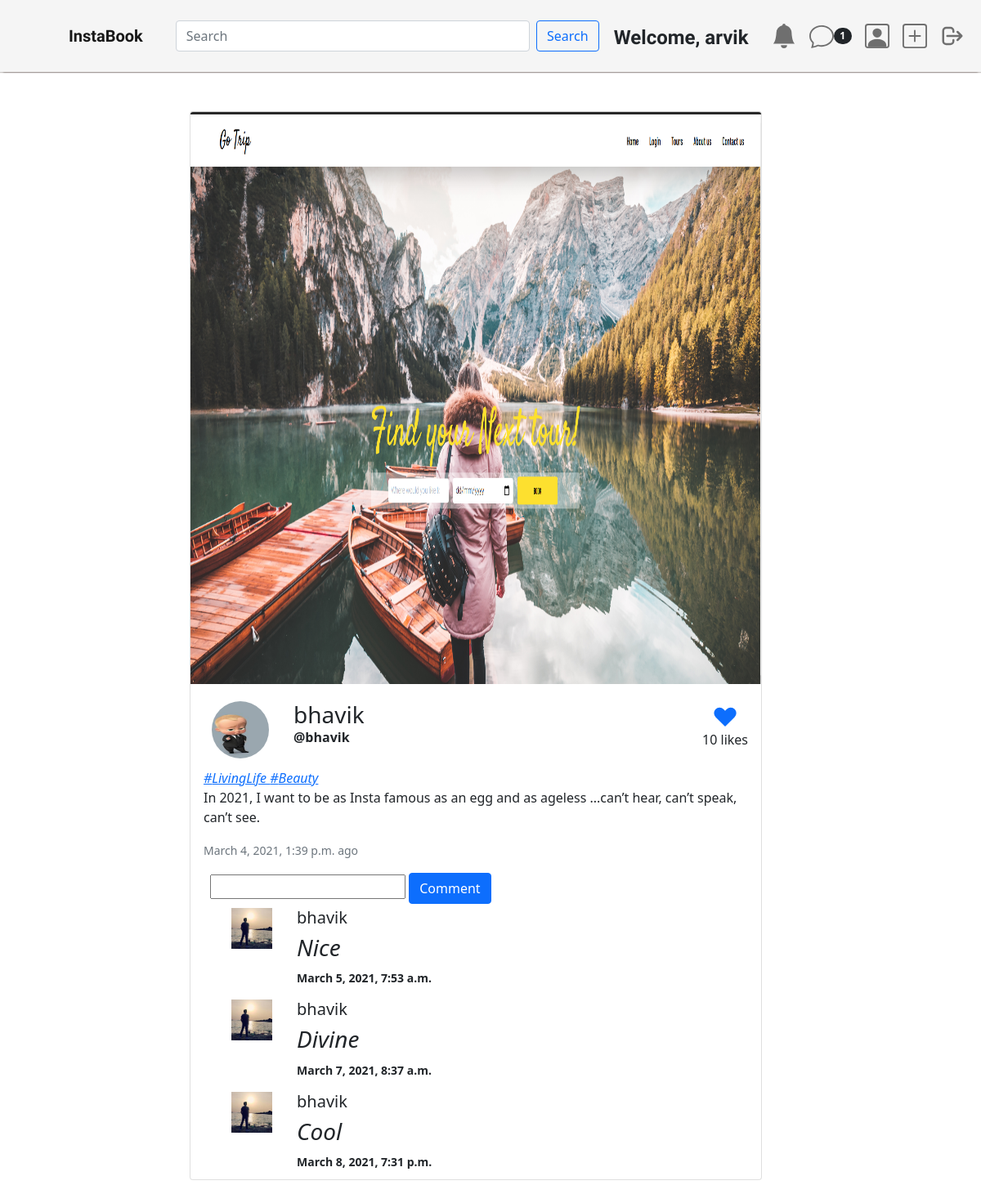
Screenshot of /post/ff6ade02-940a-4a9d-9afc-0b1a05530b9e (signed in) with the database file from the repository.
### post/models.py (models this page shows, shortened)
class Post(models.Model):
    id = models.UUIDField(primary_key=True, default=uuid.uuid4, editable=False)
    content = models.ManyToManyField(PostFileContent, related_name='contents')
    caption = models.TextField(max_length=1500, verbose_name='Caption')
    posted = models.DateTimeField(auto_now_add=True)
    tags = models.ManyToManyField(Tag, related_name='tags')
    user = models.ForeignKey(User, on_delete=models.CASCADE)
    likes = models.IntegerField(default=0)

class PostFileContent(models.Model):
    user = models.ForeignKey(
        User, on_delete=models.CASCADE, related_name='content_owner')
    file = models.FileField(upload_to=user_directory_path)

class Tag(models.Model):
    title = models.CharField(max_length=75, verbose_name='Tag')
    slug = models.SlugField(null=False, unique=True)
    class Meta:
        verbose_name = 'Tag'
        verbose_name_plural = 'Tags'
    def __str__(self):
        return self.title

### account/models.py (models this page shows, shortened)
class Profile(models.Model):
    user = models.OneToOneField(
        User, on_delete=models.CASCADE, related_name='profile')
    first_name = models.CharField(max_length=50, null=True, blank=True)
    last_name = models.CharField(max_length=50, null=True, blank=True)
    location = models.CharField(max_length=50, null=True, blank=True)
    url = models.CharField(max_length=80, null=True, blank=True)
    profile_info = models.TextField(max_length=150, null=True, blank=True)
    created = models.DateField(auto_now_add=True)
    favorites = models.ManyToManyField(Post)
    picture = models.ImageField(
        upload_to=user_directory_path, blank=True, null=True, verbose_name='Picture')

### comment/models.py (models this page shows, shortened)
class Comment(models.Model):
    post = models.ForeignKey(
        Post, on_delete=models.CASCADE, related_name='comments')
    user = models.ForeignKey(User, on_delete=models.CASCADE)
    comment = models.CharField(max_length=200, default="")
    date = models.DateTimeField(auto_now_add=True)

### post/views.py (the view)
# urls.py: path('<uuid:post_id>', views.PostDetails, name="postdetails"),
@login_required
def PostDetails(request, post_id):
    post = get_object_or_404(Post, id=post_id)
    user = request.user
    profile = Profile.objects.get(user=user)
    comment = Comment.objects.filter(post=post).order_by('date')
    if request.user.is_authenticated:
        profile = Profile.objects.get(user=user)
        if profile.favorites.filter(id=post_id).exists():
            favorited = True
    if request.method == 'POST':
        form = CommentForm(request.POST)
        if form.is_valid():
            comment = form.save(commit=False)
            comment.post = post
            comment.user = user
            comment.save()
            return HttpResponseRedirect(reverse('post:postdetails', args=[post_id]))
    else:
        form = CommentForm()
    template = loader.get_template('post_detail.html')
    context = {
        'post': post,
        'comment': comment,
        'form': form,
        'profile': profile,
    }
    return HttpResponse(template.render(context, request))

### comment/forms.py
class CommentForm(forms.ModelForm):
    comment = forms.CharField(required=True)
    class Meta:
        model = Comment
        fields = ('comment',)

### notifications/views.py (called while the page is built)
def CountNotifications(request):
    count_notification = 0
    if request.user.is_authenticated:
        count_notification = Notification.objects.filter(
            user=request.user, is_seen=False).count()
    return {'count_notifications': count_notification}

### social_clone_app/templates/post_detail.html (shortened to what this page needs)
{% extends 'base.html' %}
{% load static %}
{% block content %}
<div class="container mt-5">
    <div class="row justify-content-center ">
        <div class="col-8  align-self-center">
            <div class="card mb-5" style="max-width: 700px;">
                <img src="{{post.content.first.file.url}}" height="700px" class="card-img-top" alt="...">
                <div class="card-body">
                    <div class="card__name">
                        <div class="card__small_profile">
                            <img class="story__image" src="{{profile.picture.url}}" alt="...">
                            <div class="card__username">
                                <h3>{{post.user.username}}</h3>
                                <p><strong>@{{post.user.username}}</strong></p>
                            </div>
                        </div>
                        <div class="card__likes">
                            <a href="{% url 'post:postlike' post.id %}">
                                <svg xmlns="http://www.w3.org/2000/svg" width="34" height="34" viewBox="0 0 20 20"
                                    fill="currentColor">
                                    <path fillRule="evenodd"
                                        d="M3.172 5.172a4 4 0 015.656 0L10 6.343l1.172-1.171a4 4 0 115.656 5.656L10 17.657l-6.828-6.829a4 4 0 010-5.656z"
                                        clipRule="evenodd" />
                                </svg>
                            </a>
                            <p>{{post.likes}} likes</p>
                        </div>
                    </div>
                    <p class="card-text">
                        {% for tag in post.tags.all %}
                        <em>
                            <i>
                                <a href="{% url 'tag.get_absolute_url' }">
                                        #{{tag}}
                                </a>
                            </i>
                        </em>
                        <br>
                        {{post.caption}}
                    </p>
                    <p class=" card-text">
                                    <small class="text-muted">
                                        <time datetime="2020-1-1">{{post.posted}}</time>
                                        ago
                                    </small>
                    </p>
                </div>
                <div class="mx-4">
                    <form method="post" role="form">
                        {{form.comment}}
                        <button class="btn btn-primary" type="submit">Comment</button>
                    </form>
                </div>
                {% for c in comment %}
                <div class="card__name">
                    <div class="card__small_profile">
                        <img height="50px" width="50px" src="{{c.user.profile.picture.url}}" alt="...">
                        <div class="card__username">
                            <h5>{{c.user.username}}</h5>
                            <h3 class="mt-2">
                                <i>
                                    {{c.comment}}
                                </i>
                            </h3>
                            <small>
                                <strong>
                                    {{c.date}}
                                </strong>
                            </small>
                        </div>
                    </div>
                </div>
                {% endfor %}
            </div>
        </div>
    </div>
</div>
{% endblock %}

### social_clone_app/templates/base.html (shortened to what this page needs)
{% load static %}
<!doctype html>
<html lang="en">
<head>
    <link href="https://cdn.jsdelivr.net/npm/bootstrap@5.0.0-beta1/dist/css/bootstrap.min.css" rel="stylesheet"
>
    <link rel="stylesheet" href="{% static 'css/base.css' %}">
    <link rel="stylesheet" href="{% static 'css/index.css' %}">
    <link rel="stylesheet" href="{% static 'css/direct.css' %}">
</head>
<body>
    <nav class="navbar navbar-expand-lg sticky-top navbar-light"
        style="background-color:whitesmoke; box-shadow: 4px 0 2px  rgba(28, 14, 3, 0.69),  -4px 0 2px rgba(28, 14, 3, 0.69);">
        <div class="container-fluid">
            <a class="p-3 navbar-brand navbar__brand"
                href="{% url 'post:index' %}"><strong><b>InstaBook</b></strong></a>
            <div class="collapse navbar-collapse justify-content-around bd-highlight" id="navbarSupportedContent">
                <form class="d-flex p-2 flex-grow-1 bd-highlight">
                    <input class="form-control me-2" type="search" placeholder="Search" aria-label="Search">
                    <button class="btn btn-outline-primary" type="submit">Search</button>
                </form>
                <div class="user__name_hover">
                    <p class="user__name grow">
                        Welcome, {{" "}}{{request.user.username}}
                    </p>
                </div>
                <ul class="navbar-nav  mb-2 mb-lg-0">
                    <li class="nav-item">
                        <a class="nav-link" href="{% url 'notification:show-notifications' %}">
                            <svg xmlns="http://www.w3.org/2000/svg" width="30" height="30" fill="currentColor"
                                class="bi bi-bell-fill" viewBox="0 0 16 16">
                                <path
                                    d="M8 16a2 2 0 0 0 2-2H6a2 2 0 0 0 2 2zm.995-14.901a1 1 0 1 0-1.99 0A5.002 5.002 0 0 0 3 6c0 1.098-.5 6-2 7h14c-1.5-1-2-5.902-2-7 0-2.42-1.72-4.44-4.005-4.901z" />
                                {% if count_notifications %}
                                <span class="badge rounded-pill bg-dark ">{{ count_notifications }}</span>
                                {% endif %}
                            </svg>
                        </a>
                    </li>
                </ul>
                <ul class="navbar-nav  mb-2 mb-lg-0">
                    <li class="nav-item">
                        <a class="nav-link" href="{% url 'direct:inbox' %}">
                            <svg xmlns="http://www.w3.org/2000/svg" width="30" height="30" fill="currentColor"
                                class="bi bi-chat" viewBox="0 0 16 16">
                                <span class="badge rounded-pill  bg-dark">1</span>
                            </svg>
                        </a>
                    </li>
                </ul>
                <ul class="navbar-nav  mb-2 mb-lg-0">
                    <li class="nav-item">
                        <a class="nav-link" href="{% url 'profile' request.user %}">
                        </a>
                    </li>
                </ul>
                <ul class="navbar-nav  mb-2 mb-lg-0">
                    <li class="nav-item">
                        <a class="nav-link" href="{% url 'post:newpost' %}">
                        </a>
                    </li>
                </ul>
                <ul class="navbar-nav  mb-2 mb-lg-0">
                    <li class="nav-item">
                        <a class="nav-link" href="{% url 'account:signout' %}">
                            <svg xmlns="http://www.w3.org/2000/svg" fill="none" width="30" height="30"
                                viewBox="0 0 24 24" stroke="currentColor">
                                <path stroke-linecap="round" stroke-linejoin="round" stroke-width="2"
                                    d="M17 16l4-4m0 0l-4-4m4 4H7m6 4v1a3 3 0 01-3 3H6a3 3 0 01-3-3V7a3 3 0 013-3h4a3 3 0 013 3v1" />
                            </svg>
                        </a>
                    </li>
                </ul>
            </div>
        </div>
    </nav>
    <div class="">
        {% block content %}
        {% endblock content %}
    </div>
</body>
</html>

### social_clone_app/static/css/base.css (style rules this page uses)
.navbar__brand { font-family: 'Rock Salt', cursive; }

### social_clone_app/static/css/index.css (style rules this page uses)
.story__image { border-radius: 50%; width: 70px; height: 70px; margin-left: -40px; }
.card__name { display: flex; flex-direction: row; justify-content: space-between; }
.card__small_profile { display: flex; flex-direction: row; padding: 5px; padding-left: 50px; }
.card__username { padding-left: 30px; margin-bottom: 5px; }
.card__username > p { margin-top: -10px; }
.card__likes { display: flex; flex-direction: column; justify-content: center; align-items: center; }

### social_clone_app/static/css/direct.css (style rules this page uses)
:root { --body-bg: linear-gradient(135deg, #f5f7fa 0%, #c3cfe2 100%); --msger-bg: #fff; --border: 2px solid #ddd; --left-msg-bg: #ececec; --right-msg-bg: #579ffb; }

### social_clone_app/templates/base.html (style rules this page uses)
.grow { animation: grow 2s ease 1; }
.user__name { font-family: 'Poiret One', cursive; padding-top: 20px; padding-left: 10px; padding-right: 20px; font-size: 1.5em; font-weight: 800 }

### rows the page displays
Post: content.first.file (picture), user.username "bhavik", likes "10", caption "In 2021, I want to be as Insta famous as an egg and as ageless ...can’t hear, can’t speak, can’t see.", posted "March 4, 2021, 1:39 p.m."
Profile: picture (placeholder picture)
Tag: title "LivingLife"
Tag: title "Beauty"
Comment: user.profile.picture (placeholder picture), user.username "bhavik", comment "Nice", date "March 5, 2021, 7:53 a.m."
Comment: user.profile.picture (placeholder picture), user.username "bhavik", comment "Divine", date "March 7, 2021, 8:37 a.m."
Comment: user.profile.picture (placeholder picture), user.username "bhavik", comment "Cool", date "March 8, 2021, 7:31 p.m."

### other values shown
{{ request.user.username }} "arvik"
